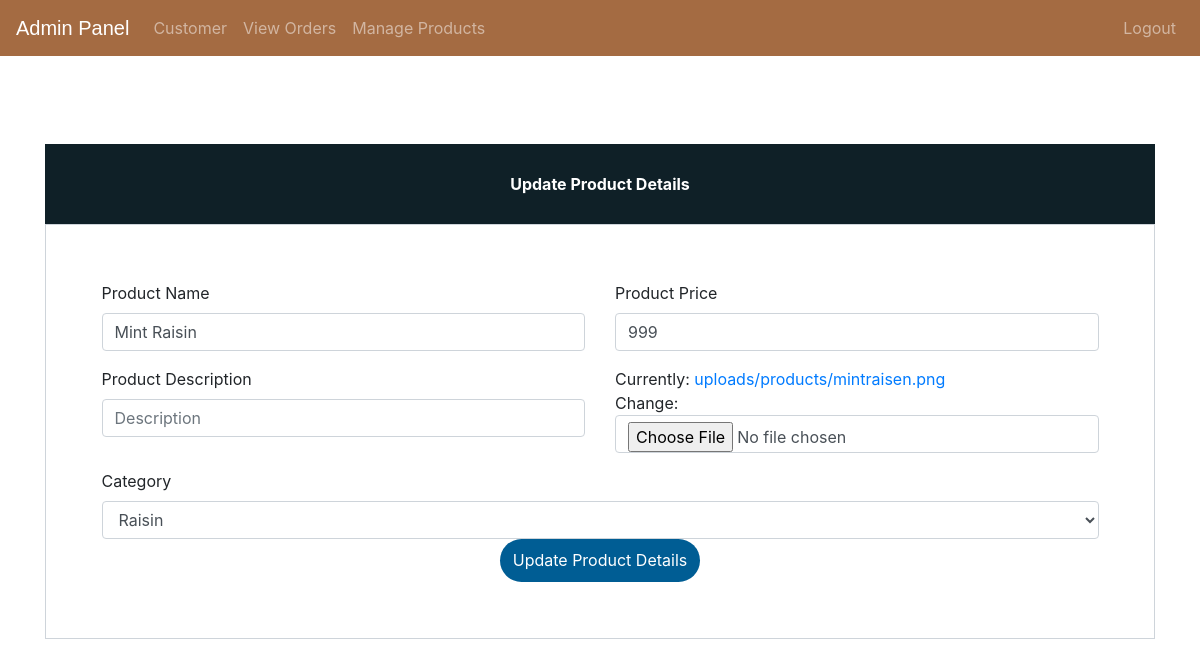
The page /update-product/80 (signed in) on the database its author committed.
### store/models/product.py (models this page shows, shortened)
class Products(models.Model):
    name = models.CharField(max_length=60)
    price= models.IntegerField(default=0)
    parent=models.ForeignKey('self',related_name='variants',on_delete=models.CASCADE,blank=True,null=True)
    category= models.ForeignKey(Category,on_delete=models.CASCADE,default=1 )
    description= models.CharField(max_length=250, default='', blank=False, null= None)
    image= models.ImageField(upload_to='uploads/products/')
    height=models.IntegerField(default=0)
    width=models.IntegerField(default=0)
    weight=models.IntegerField(default='')

### store/views/home.py (the view)
# urls.py: path('update-product/<int:pk>', update_product_view,name='update-product'),
@login_required(login_url='adminlogin')
def update_product_view(request,pk):
    product=Products.objects.get(id=pk)
    productForm=ProductForm(instance=product)
    if request.method=='POST':
        productForm=ProductForm(request.POST,request.FILES,instance=product)
        if productForm.is_valid():
            productForm.save()
            return redirect('admin-products')
    return render(request,'admin_update_product.html',{'productForm':productForm})

### store/forms.py
class ProductForm(forms.ModelForm):
    class Meta:
        model=Products
        fields=['name','price','description','image','category','weight']

### store/models/category.py (called while the page is built)
    def __str__(self):
        return self.name

### store/templates/admin_update_product.html (shortened to what this page needs)
{% extends 'admin_base.html' %} {% load widget_tweaks %} {% block content %}
<head>
    <link href="//maxcdn.bootstrapcdn.com/bootstrap/4.1.1/css/bootstrap.min.css" rel="stylesheet" id="bootstrap-css">
</head>
<br><br><br><br><br><br>
<form method="post" enctype="multipart/form-data">
    <div class="container register-form">
        <div class="form">
            <div class="note">
                <p>Update Product Details</p>
            </div>
            <div class="form-content">
                <div class="row">
                    <div class="col-md-6">
                        <div class="form-group">
                            <label for="">Product Name</label> {% render_field productForm.name class="form-control" placeholder="Product Name" %}
                        </div>
                        <div class="form-group">
                            <label for="">Product Description</label> {% render_field productForm.description class="form-control" placeholder="Description" %}
                        </div>
                    </div>
                    <div class="col-md-6">
                        <div class="form-group">
                            <label for="">Product Price</label> {% render_field productForm.price class="form-control" placeholder="Price" %}
                        </div>
                        <div class="form-group">
                            {% render_field productForm.image class="form-control" placeholder="image" %}
                        </div>
                    </div>
                </div>
                <div>
                    <label for="">Category</label> {% render_field productForm.category class="form-control" placeholder="Product Name" %}
                </div>
                <div>
                    <center><button type="submit" class="btnSubmit">Update Product Details</button></center>
                </div>
            </div>
        </div>
    </div>
</form>
{% endblock content %}

### store/templates/admin_base.html (style rules this page uses)
p { text-align: center; }

### store/templates/admin_update_product.html (style rules this page uses)
a:link { text-decoration: none; }
.note { text-align: center; height: 80px; background: #0F2027; color: #fff; font-weight: bold; line-height: 80px; }
.form-content { padding: 5%; border: 1px solid #ced4da; margin-bottom: 2%; }
.form-control { border-radius: 1.5rem; }
.btnSubmit { border: none; border-radius: 1.5rem; padding: 1%; width: 20%; cursor: pointer; background: #005d94; color: #fff; }

### rows shown on the page
Products: name "Mint Raisin", price "999", category "Raisin"
